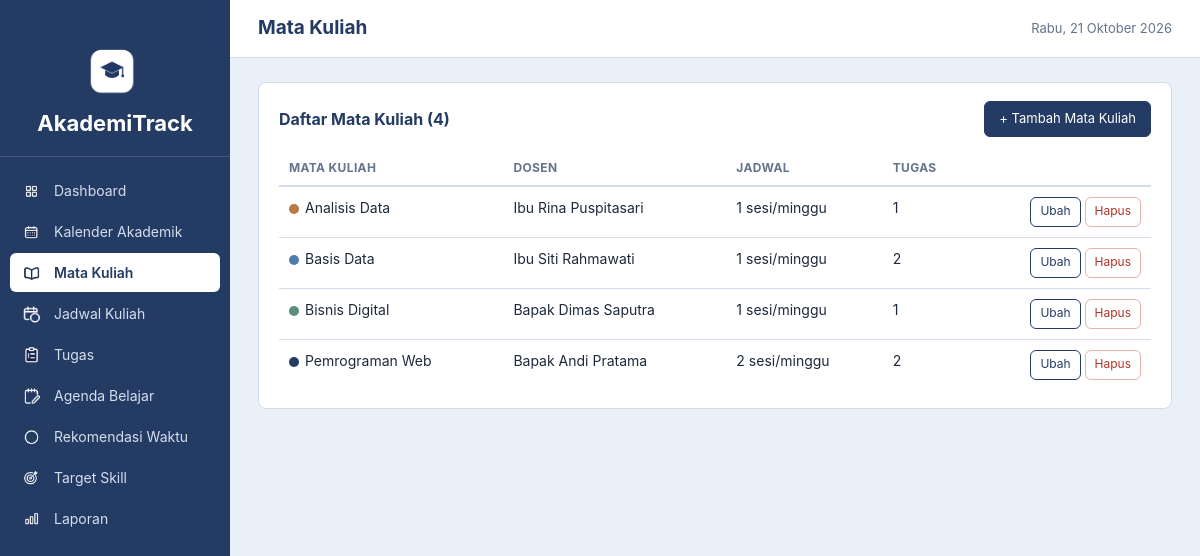
Screenshot of /mata_kuliah.php with the database file from the repository.
### tables this page shows
CREATE TABLE `mata_kuliah` (
  `id` int NOT NULL,
  `nama_mata_kuliah` varchar(100) NOT NULL,
  `dosen` varchar(100) DEFAULT NULL,
  `warna` varchar(20) DEFAULT '#79502E',
  `created_at` timestamp NULL DEFAULT CURRENT_TIMESTAMP
);

### includes/functions.php (called while the page is built, shortened)
<?php
function e($teks)
{
    return htmlspecialchars((string)$teks, ENT_QUOTES, 'UTF-8');
}
function db_query($conn, $sql, $types = '', $params = [])
{
    $stmt = mysqli_prepare($conn, $sql);
    if (!mysqli_stmt_execute($stmt)) {
        $err = mysqli_stmt_error($stmt);
        mysqli_stmt_close($stmt);
        die('Query gagal dijalankan: ' . e($err));
    }
    return $stmt;
}
function db_all($conn, $sql, $types = '', $params = [])
{
    $stmt = db_query($conn, $sql, $types, $params);
    $res = mysqli_stmt_get_result($stmt);
    $rows = $res ? mysqli_fetch_all($res, MYSQLI_ASSOC) : [];
    return $rows;
}

### mata_kuliah.php (the view, shortened to what this page needs)
<?php
require_once __DIR__ . '/includes/init.php';
$daftar = db_all($conn, "SELECT m.*,
        (SELECT COUNT(*) FROM jadwal_kuliah j WHERE j.mata_kuliah_id = m.id) AS jml_jadwal,
        (SELECT COUNT(*) FROM tugas t WHERE t.mata_kuliah_id = m.id) AS jml_tugas
    FROM mata_kuliah m ORDER BY m.nama_mata_kuliah");
include __DIR__ . '/includes/header.php';
?>
<div class="card">
    <div class="card-header">
        <h2>Daftar Mata Kuliah (<?= count($daftar) ?>)</h2>
        <div class="aksi"><a href="mata_kuliah.php?tambah=1" class="btn">+ Tambah Mata Kuliah</a></div>
    </div>
    <?php if (!$daftar): ?>
        <div class="kosong">Belum ada mata kuliah. Klik “Tambah Mata Kuliah” untuk memulai.</div>
    <?php else: ?>
    <div class="tabel-wrap">
    <table class="data">
        <thead><tr><th>Mata Kuliah</th><th>Dosen</th><th>Jadwal</th><th>Tugas</th><th></th></tr></thead>
        <tbody>
        <?php foreach ($daftar as $m): ?>
            <tr>
                <td><span class="dot" style="background:<?= e($m['warna']) ?>"></span><?= e($m['nama_mata_kuliah']) ?></td>
                <td><?= e($m['dosen'] ?: '-') ?></td>
                <td><?= (int)$m['jml_jadwal'] ?> sesi/minggu</td>
                <td><?= (int)$m['jml_tugas'] ?></td>
                <td class="aksi">
                    <a class="btn btn-sekunder btn-kecil" href="mata_kuliah.php?edit=<?= (int)$m['id'] ?>">Ubah</a>
                    <form method="post" action="mata_kuliah.php" class="inline"
                          data-confirm="Hapus mata kuliah ini? Jadwal kuliahnya ikut terhapus, tugas terkait tetap ada tanpa mata kuliah.">
                        <button type="submit" class="btn btn-bahaya btn-kecil">Hapus</button>
                    </form>
                </td>
            </tr>
        <?php endforeach; ?>
        </tbody>
    </table>
    </div>
    <?php endif; ?>
</div>
<?php include __DIR__ . '/includes/footer.php'; ?>

### assets/css/style.css (style rules this page uses)
:root { --navy: #243B64; --navy-gelap: #1B2E4F; --putih: #FFFFFF; --latar: #EAF0F8; --abu: #64748B; --teks: #1E293B; --garis: #D3DCEA; --ok: #2F7D5B; --ok-bg: #E3F3EB; --warn: #9A6A12; --warn-bg: #FBF0D9; --danger: #B4332A; --danger-bg: #FBE6E4; --info-bg: #DCE6F5; --radius: 8px; }
* { box-sizing: border-box; }
html, body { margin: 0; padding: 0; }
body { font-family: -apple-system, BlinkMacSystemFont, "Segoe UI", Roboto, Helvetica, Arial, sans-serif; font-size: 14px; line-height: 1.5; color: var(--teks); background: var(--latar); }
a { color: var(--navy); }
h1, h2, h3 { margin: 0; color: var(--navy); }
h2 { font-size: 16px; }
.card { background: var(--putih); border: 1px solid var(--garis); border-radius: var(--radius); padding: 18px 20px; margin-bottom: 20px; }
.card-header { display: flex; align-items: center; justify-content: space-between; gap: 10px; margin-bottom: 14px; flex-wrap: wrap; }
.card-header .aksi { display: flex; gap: 8px; flex-wrap: wrap; }
.btn { display: inline-block; padding: 7px 14px; border-radius: 6px; border: 1px solid var(--navy); background: var(--navy); color: var(--putih); font-size: 13px; cursor: pointer; text-decoration: none; font-family: inherit; }
.btn-sekunder { background: var(--putih); color: var(--navy); }
.btn-bahaya { background: var(--putih); color: var(--danger); border-color: #E4B4B0; }
.btn-kecil { padding: 3px 9px; font-size: 12px; }
form.inline { display: inline; margin: 0; }
.tabel-wrap { overflow-x: auto; }
table.data { width: 100%; border-collapse: collapse; }
table.data th { text-align: left; font-size: 12px; text-transform: uppercase; letter-spacing: .03em; color: var(--abu); padding: 8px 10px; border-bottom: 2px solid var(--garis); white-space: nowrap; }
table.data td { padding: 10px; border-bottom: 1px solid var(--garis); vertical-align: top; }
table.data tr:last-child td { border-bottom: 0; }
td.aksi { white-space: nowrap; text-align: right; }
.dot { display: inline-block; width: 10px; height: 10px; border-radius: 50%; margin-right: 6px; vertical-align: middle; }
.btn { display: inline-flex; align-items: center; justify-content: center; min-height: 36px; box-sizing: border-box; padding: 0 14px; border: 1px solid var(--navy); border-radius: 6px; background: var(--navy); color: var(--putih); font-family: inherit; font-size: 13px; line-height: 1.2; cursor: pointer; text-decoration: none; }
.btn-kecil { min-height: 30px; padding: 0 9px; font-size: 12px; }

### rows the page displays
mata_kuliah: nama_mata_kuliah "Analisis Data", dosen "Ibu Rina Puspitasari", jml_jadwal "1", jml_tugas "1"
mata_kuliah: nama_mata_kuliah "Basis Data", dosen "Ibu Siti Rahmawati", jml_jadwal "1", jml_tugas "2"
mata_kuliah: nama_mata_kuliah "Bisnis Digital", dosen "Bapak Dimas Saputra", jml_jadwal "1", jml_tugas "1"
mata_kuliah: nama_mata_kuliah "Pemrograman Web", dosen "Bapak Andi Pratama", jml_jadwal "2", jml_tugas "2"

### other values shown
$m[1] "Dashboard"
$m[1] "Kalender Akademik"
$m[1] "Mata Kuliah"
$m[1] "Jadwal Kuliah"
$m[1] "Tugas"
$m[1] "Agenda Belajar"
$m[1] "Rekomendasi Waktu"
$m[1] "Target Skill"
$m[1] "Laporan"
$judul_halaman "Mata Kuliah"
count($daftar) "4"
